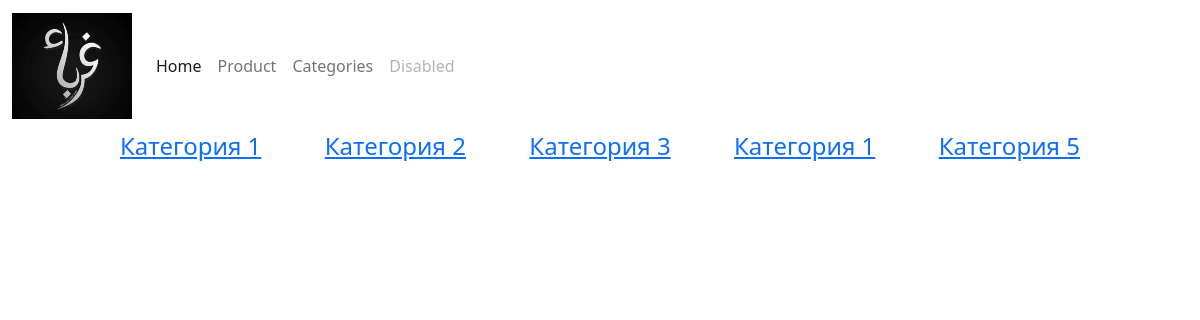
Page /categories/ on the committed database.
### product/models.py (models this page shows)
class Category(models.Model):
    icon = models.ImageField(blank=True, null=True)
    title = models.CharField(max_length=64)

### product/views.py (the view)
# urls.py: path('categories/', views.category_view),
def category_view(request):
    if request.method == "GET":
        categories = Category.objects.all()
        context_data = {
            'categories': categories
        }
        return render(request, 'categories/categories.html', context=context_data)

### templates/categories/categories.html (shortened to what this page needs)
{% extends 'layouts/index.html' %}
{% block content %}
    <div class="categories">
        {% for categori in categories %}
            <a href="/product">
            <h4>{{ categori.title }}</h4>
            </a>
        {% endfor %}
    </div>
{% endblock %}

### templates/categories/categories.html (style rules this page uses)
.categories { display: flex; flex-wrap: wrap; justify-content: space-between; width: 80%; margin-left: 10%; }

### rows in the picture
Category: title "Категория 1"
Category: title "Категория 2"
Category: title "Категория 3"
Category: title "Категория 1"
Category: title "Категория 5"
